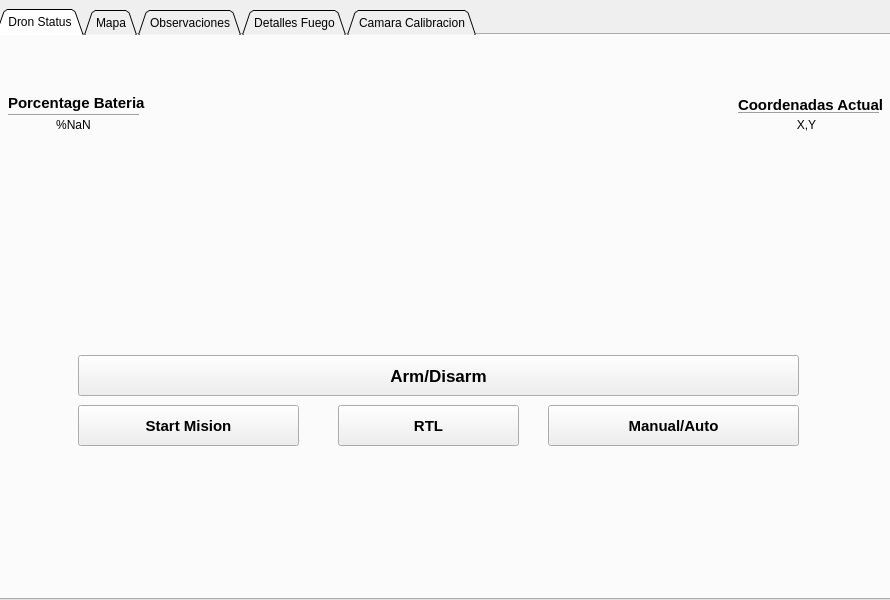
<?xml version="1.0" encoding="UTF-8"?>
<ui version="4.0">
 <class>MainWidget</class>
 <widget class="QWidget" name="MainWidget">
  <property name="geometry">
   <rect>
    <x>0</x>
    <y>0</y>
    <width>890</width>
    <height>600</height>
   </rect>
  </property>
  <property name="windowTitle">
   <string>Incendio Mision</string>
  </property>
  <property name="windowIcon">
   <iconset theme="applications-engineering">
    <normaloff>.</normaloff>.</iconset>
  </property>
  <widget class="QTabWidget" name="tabWidget">
   <property name="geometry">
    <rect>
     <x>-4</x>
     <y>9</y>
     <width>911</width>
     <height>591</height>
    </rect>
   </property>
   <property name="tabShape">
    <enum>QTabWidget::Triangular</enum>
   </property>
   <property name="currentIndex">
    <number>0</number>
   </property>
   <property name="elideMode">
    <enum>Qt::ElideMiddle</enum>
   </property>
   <widget class="QWidget" name="Dron">
    <attribute name="title">
     <string>Dron Status</string>
    </attribute>
    <widget class="QLabel" name="PORC_BAT">
     <property name="geometry">
      <rect>
       <x>10</x>
       <y>60</y>
       <width>141</width>
       <height>16</height>
      </rect>
     </property>
     <property name="font">
      <font>
       <pointsize>11</pointsize>
       <bold>true</bold>
      </font>
     </property>
     <property name="text">
      <string>Porcentage Bateria</string>
     </property>
    </widget>
    <widget class="QLabel" name="porc_bat">
     <property name="geometry">
      <rect>
       <x>0</x>
       <y>80</y>
       <width>151</width>
       <height>20</height>
      </rect>
     </property>
     <property name="text">
      <string>%NaN</string>
     </property>
     <property name="alignment">
      <set>Qt::AlignCenter</set>
     </property>
    </widget>
    <widget class="Line" name="BAT_LINEA">
     <property name="geometry">
      <rect>
       <x>10</x>
       <y>70</y>
       <width>131</width>
       <height>20</height>
      </rect>
     </property>
     <property name="orientation">
      <enum>Qt::Horizontal</enum>
     </property>
    </widget>
    <widget class="Line" name="COORD_LINEA">
     <property name="geometry">
      <rect>
       <x>740</x>
       <y>70</y>
       <width>141</width>
       <height>16</height>
      </rect>
     </property>
     <property name="orientation">
      <enum>Qt::Horizontal</enum>
     </property>
    </widget>
    <widget class="QLabel" name="coord_actual_lb">
     <property name="geometry">
      <rect>
       <x>738</x>
       <y>80</y>
       <width>141</width>
       <height>20</height>
      </rect>
     </property>
     <property name="text">
      <string>X,Y</string>
     </property>
     <property name="alignment">
      <set>Qt::AlignCenter</set>
     </property>
    </widget>
    <widget class="QLabel" name="COORD_ACTUAL_LB">
     <property name="geometry">
      <rect>
       <x>740</x>
       <y>60</y>
       <width>151</width>
       <height>20</height>
      </rect>
     </property>
     <property name="font">
      <font>
       <pointsize>11</pointsize>
       <bold>true</bold>
      </font>
     </property>
     <property name="text">
      <string>Coordenadas Actual</string>
     </property>
    </widget>
    <widget class="QPushButton" name="ArmDisarmButton_dron">
     <property name="geometry">
      <rect>
       <x>80</x>
       <y>320</y>
       <width>721</width>
       <height>41</height>
      </rect>
     </property>
     <property name="font">
      <font>
       <pointsize>13</pointsize>
       <bold>true</bold>
      </font>
     </property>
     <property name="text">
      <string>Arm/Disarm</string>
     </property>
    </widget>
    <widget class="QPushButton" name="StartMisionButton_dron">
     <property name="geometry">
      <rect>
       <x>80</x>
       <y>370</y>
       <width>221</width>
       <height>41</height>
      </rect>
     </property>
     <property name="font">
      <font>
       <pointsize>11</pointsize>
       <bold>true</bold>
      </font>
     </property>
     <property name="text">
      <string>Start Mision</string>
     </property>
    </widget>
    <widget class="QPushButton" name="RTLButton_dron">
     <property name="geometry">
      <rect>
       <x>340</x>
       <y>370</y>
       <width>181</width>
       <height>41</height>
      </rect>
     </property>
     <property name="font">
      <font>
       <pointsize>11</pointsize>
       <bold>true</bold>
      </font>
     </property>
     <property name="text">
      <string>RTL</string>
     </property>
    </widget>
    <widget class="QPushButton" name="ManualAutoButton_dron">
     <property name="geometry">
      <rect>
       <x>550</x>
       <y>370</y>
       <width>251</width>
       <height>41</height>
      </rect>
     </property>
     <property name="font">
      <font>
       <pointsize>11</pointsize>
       <bold>true</bold>
      </font>
     </property>
     <property name="text">
      <string>Manual/Auto</string>
     </property>
    </widget>
   </widget>
   <widget class="QWidget" name="tab">
    <attribute name="title">
     <string>Mapa</string>
    </attribute>
    <widget class="QPushButton" name="SiguienteCordenadaBotton_mapa">
     <property name="geometry">
      <rect>
       <x>690</x>
       <y>510</y>
       <width>191</width>
       <height>41</height>
      </rect>
     </property>
     <property name="font">
      <font>
       <pointsize>13</pointsize>
       <bold>true</bold>
      </font>
     </property>
     <property name="text">
      <string>Siguiente Cordenada</string>
     </property>
    </widget>
    <widget class="QPushButton" name="AnteriorCordenadaBotton_mapa">
     <property name="geometry">
      <rect>
       <x>400</x>
       <y>510</y>
       <width>201</width>
       <height>41</height>
      </rect>
     </property>
     <property name="font">
      <font>
       <pointsize>13</pointsize>
       <bold>true</bold>
      </font>
     </property>
     <property name="text">
      <string>Anterior Cordenada</string>
     </property>
     <property name="icon">
      <iconset theme="video-x-generic">
       <normaloff>.</normaloff>.</iconset>
     </property>
    </widget>
    <widget class="QWidget" name="gridLayoutWidget">
     <property name="geometry">
      <rect>
       <x>400</x>
       <y>10</y>
       <width>481</width>
       <height>481</height>
      </rect>
     </property>
     <layout class="QGridLayout" name="web_mapa"/>
    </widget>
    <widget class="Line" name="LINEA_DIVISORA">
     <property name="geometry">
      <rect>
       <x>380</x>
       <y>0</y>
       <width>20</width>
       <height>571</height>
      </rect>
     </property>
     <property name="orientation">
      <enum>Qt::Vertical</enum>
     </property>
    </widget>
    <widget class="QWidget" name="gridLayoutWidget_4">
     <property name="geometry">
      <rect>
       <x>10</x>
       <y>10</y>
       <width>371</width>
       <height>271</height>
      </rect>
     </property>
     <layout class="QGridLayout" name="mapa_2d"/>
    </widget>
    <widget class="QWidget" name="gridLayoutWidget_5">
     <property name="geometry">
      <rect>
       <x>10</x>
       <y>290</y>
       <width>371</width>
       <height>271</height>
      </rect>
     </property>
     <layout class="QGridLayout" name="mapa_3d"/>
    </widget>
   </widget>
   <widget class="QWidget" name="Editar">
    <attribute name="title">
     <string>Observaciones</string>
    </attribute>
    <widget class="QPlainTextEdit" name="textEdit">
     <property name="geometry">
      <rect>
       <x>260</x>
       <y>260</y>
       <width>351</width>
       <height>211</height>
      </rect>
     </property>
    </widget>
    <widget class="QTimeEdit" name="horaEdit">
     <property name="geometry">
      <rect>
       <x>320</x>
       <y>150</y>
       <width>81</width>
       <height>31</height>
      </rect>
     </property>
     <property name="alignment">
      <set>Qt::AlignCenter</set>
     </property>
    </widget>
    <widget class="QDateEdit" name="fechaEdit">
     <property name="geometry">
      <rect>
       <x>510</x>
       <y>150</y>
       <width>101</width>
       <height>31</height>
      </rect>
     </property>
     <property name="alignment">
      <set>Qt::AlignCenter</set>
     </property>
     <property name="maximumDateTime">
      <datetime>
       <hour>23</hour>
       <minute>59</minute>
       <second>59</second>
       <year>2026</year>
       <month>1</month>
       <day>5</day>
      </datetime>
     </property>
     <property name="minimumDateTime">
      <datetime>
       <hour>0</hour>
       <minute>0</minute>
       <second>0</second>
       <year>2000</year>
       <month>9</month>
       <day>14</day>
      </datetime>
     </property>
     <property name="displayFormat">
      <string>M-d-yyyy</string>
     </property>
    </widget>
    <widget class="QPushButton" name="GuardarCambios">
     <property name="geometry">
      <rect>
       <x>260</x>
       <y>520</y>
       <width>181</width>
       <height>41</height>
      </rect>
     </property>
     <property name="font">
      <font>
       <pointsize>13</pointsize>
       <bold>true</bold>
      </font>
     </property>
     <property name="text">
      <string>Guardar Cambios</string>
     </property>
     <property name="icon">
      <iconset theme="video-x-generic">
       <normaloff>.</normaloff>.</iconset>
     </property>
    </widget>
    <widget class="QPushButton" name="CancelarCambios">
     <property name="geometry">
      <rect>
       <x>440</x>
       <y>520</y>
       <width>171</width>
       <height>41</height>
      </rect>
     </property>
     <property name="font">
      <font>
       <pointsize>13</pointsize>
       <bold>true</bold>
      </font>
     </property>
     <property name="text">
      <string>Cancelar Cambios</string>
     </property>
    </widget>
    <widget class="QLabel" name="TITLEGUIDE">
     <property name="geometry">
      <rect>
       <x>260</x>
       <y>30</y>
       <width>351</width>
       <height>71</height>
      </rect>
     </property>
     <property name="font">
      <font>
       <family>Miriam CLM</family>
       <pointsize>15</pointsize>
       <bold>true</bold>
      </font>
     </property>
     <property name="text">
      <string>Observaciones Generadas</string>
     </property>
     <property name="alignment">
      <set>Qt::AlignCenter</set>
     </property>
    </widget>
    <widget class="QLabel" name="label_HORA_OBSERVACIONES">
     <property name="geometry">
      <rect>
       <x>260</x>
       <y>160</y>
       <width>51</width>
       <height>16</height>
      </rect>
     </property>
     <property name="font">
      <font>
       <pointsize>11</pointsize>
       <bold>true</bold>
      </font>
     </property>
     <property name="text">
      <string>Hora:</string>
     </property>
    </widget>
    <widget class="QLabel" name="label_ESTIMACION_OBSERVACIONES">
     <property name="geometry">
      <rect>
       <x>390</x>
       <y>230</y>
       <width>91</width>
       <height>16</height>
      </rect>
     </property>
     <property name="font">
      <font>
       <pointsize>11</pointsize>
       <bold>true</bold>
      </font>
     </property>
     <property name="text">
      <string>Estimacion</string>
     </property>
     <property name="alignment">
      <set>Qt::AlignCenter</set>
     </property>
    </widget>
    <widget class="QLabel" name="label_FECHA_OBSERVACIONES">
     <property name="geometry">
      <rect>
       <x>450</x>
       <y>160</y>
       <width>41</width>
       <height>16</height>
      </rect>
     </property>
     <property name="font">
      <font>
       <pointsize>11</pointsize>
       <bold>true</bold>
      </font>
     </property>
     <property name="text">
      <string>Fecha:</string>
     </property>
    </widget>
   </widget>
   <widget class="QWidget" name="tab_3">
    <attribute name="title">
     <string>Detalles Fuego</string>
    </attribute>
    <widget class="QPushButton" name="SiguienteCordenadaBotton_detalles">
     <property name="geometry">
      <rect>
       <x>660</x>
       <y>440</y>
       <width>191</width>
       <height>41</height>
      </rect>
     </property>
     <property name="font">
      <font>
       <pointsize>13</pointsize>
       <bold>true</bold>
      </font>
     </property>
     <property name="text">
      <string>Siguiente Cordenada</string>
     </property>
    </widget>
    <widget class="QPushButton" name="AnteriorCordenadaBotton_detalles">
     <property name="geometry">
      <rect>
       <x>460</x>
       <y>440</y>
       <width>191</width>
       <height>41</height>
      </rect>
     </property>
     <property name="font">
      <font>
       <pointsize>13</pointsize>
       <bold>true</bold>
      </font>
     </property>
     <property name="text">
      <string>Anterior Cordenada</string>
     </property>
     <property name="icon">
      <iconset theme="video-x-generic">
       <normaloff>.</normaloff>.</iconset>
     </property>
    </widget>
    <widget class="QWidget" name="gridLayoutWidget_3">
     <property name="geometry">
      <rect>
       <x>10</x>
       <y>10</y>
       <width>381</width>
       <height>241</height>
      </rect>
     </property>
     <layout class="QGridLayout" name="Foto_Camara">
      <property name="sizeConstraint">
       <enum>QLayout::SetFixedSize</enum>
      </property>
     </layout>
    </widget>
    <widget class="QLabel" name="label">
     <property name="geometry">
      <rect>
       <x>460</x>
       <y>60</y>
       <width>391</width>
       <height>71</height>
      </rect>
     </property>
     <property name="font">
      <font>
       <family>Miriam CLM</family>
       <pointsize>15</pointsize>
       <bold>true</bold>
      </font>
     </property>
     <property name="text">
      <string>Detalles Incendio</string>
     </property>
     <property name="alignment">
      <set>Qt::AlignCenter</set>
     </property>
    </widget>
    <widget class="QLabel" name="label_CATEGORIA">
     <property name="geometry">
      <rect>
       <x>460</x>
       <y>190</y>
       <width>101</width>
       <height>16</height>
      </rect>
     </property>
     <property name="font">
      <font>
       <pointsize>11</pointsize>
       <bold>true</bold>
      </font>
     </property>
     <property name="text">
      <string>Categoria:</string>
     </property>
    </widget>
    <widget class="QLabel" name="label_CORDENADAS_ORIGEN">
     <property name="geometry">
      <rect>
       <x>460</x>
       <y>220</y>
       <width>171</width>
       <height>16</height>
      </rect>
     </property>
     <property name="font">
      <font>
       <pointsize>11</pointsize>
       <bold>true</bold>
      </font>
     </property>
     <property name="text">
      <string>Coordenadas Origen:</string>
     </property>
    </widget>
    <widget class="QLabel" name="label_FECHA_HORA">
     <property name="geometry">
      <rect>
       <x>460</x>
       <y>160</y>
       <width>121</width>
       <height>16</height>
      </rect>
     </property>
     <property name="font">
      <font>
       <pointsize>11</pointsize>
       <bold>true</bold>
      </font>
     </property>
     <property name="text">
      <string>Fecha/Hora:</string>
     </property>
    </widget>
    <widget class="QLabel" name="label_ESTADO">
     <property name="geometry">
      <rect>
       <x>460</x>
       <y>340</y>
       <width>121</width>
       <height>16</height>
      </rect>
     </property>
     <property name="font">
      <font>
       <pointsize>11</pointsize>
       <bold>true</bold>
      </font>
     </property>
     <property name="text">
      <string>Estimacion</string>
     </property>
    </widget>
    <widget class="QLabel" name="label_AREA">
     <property name="geometry">
      <rect>
       <x>460</x>
       <y>250</y>
       <width>121</width>
       <height>16</height>
      </rect>
     </property>
     <property name="font">
      <font>
       <pointsize>11</pointsize>
       <bold>true</bold>
      </font>
     </property>
     <property name="text">
      <string>Area</string>
     </property>
    </widget>
    <widget class="QLabel" name="label_categoria">
     <property name="geometry">
      <rect>
       <x>650</x>
       <y>190</y>
       <width>201</width>
       <height>20</height>
      </rect>
     </property>
     <property name="text">
      <string>Cat 5</string>
     </property>
     <property name="alignment">
      <set>Qt::AlignCenter</set>
     </property>
    </widget>
    <widget class="QLabel" name="label_cordenadas_origen">
     <property name="geometry">
      <rect>
       <x>650</x>
       <y>220</y>
       <width>201</width>
       <height>20</height>
      </rect>
     </property>
     <property name="text">
      <string>18.539573, -69.911945</string>
     </property>
     <property name="alignment">
      <set>Qt::AlignCenter</set>
     </property>
    </widget>
    <widget class="QLabel" name="label_fecha_inicio">
     <property name="geometry">
      <rect>
       <x>650</x>
       <y>160</y>
       <width>201</width>
       <height>20</height>
      </rect>
     </property>
     <property name="text">
      <string>8/5/2022</string>
     </property>
     <property name="alignment">
      <set>Qt::AlignCenter</set>
     </property>
    </widget>
    <widget class="QLabel" name="label_area">
     <property name="geometry">
      <rect>
       <x>650</x>
       <y>250</y>
       <width>201</width>
       <height>20</height>
      </rect>
     </property>
     <property name="text">
      <string>5 M2</string>
     </property>
     <property name="alignment">
      <set>Qt::AlignCenter</set>
     </property>
    </widget>
    <widget class="QWidget" name="gridLayoutWidget_6">
     <property name="geometry">
      <rect>
       <x>10</x>
       <y>270</y>
       <width>381</width>
       <height>241</height>
      </rect>
     </property>
     <layout class="QGridLayout" name="ImagenProcesada">
      <property name="sizeConstraint">
       <enum>QLayout::SetFixedSize</enum>
      </property>
     </layout>
    </widget>
    <widget class="Line" name="LINEA_DIVISORA_2">
     <property name="geometry">
      <rect>
       <x>390</x>
       <y>0</y>
       <width>20</width>
       <height>531</height>
      </rect>
     </property>
     <property name="orientation">
      <enum>Qt::Vertical</enum>
     </property>
    </widget>
    <widget class="QPushButton" name="GenerarReporteBotton_detalles">
     <property name="geometry">
      <rect>
       <x>0</x>
       <y>520</y>
       <width>891</width>
       <height>41</height>
      </rect>
     </property>
     <property name="font">
      <font>
       <pointsize>13</pointsize>
       <bold>true</bold>
      </font>
     </property>
     <property name="text">
      <string>Generar Reporte Resumen</string>
     </property>
     <property name="icon">
      <iconset theme="video-x-generic">
       <normaloff>.</normaloff>.</iconset>
     </property>
    </widget>
    <widget class="QTextBrowser" name="textBrowser">
     <property name="geometry">
      <rect>
       <x>650</x>
       <y>310</y>
       <width>201</width>
       <height>101</height>
      </rect>
     </property>
    </widget>
   </widget>
   <widget class="QWidget" name="tab_2">
    <attribute name="title">
     <string>Camara Calibracion</string>
    </attribute>
    <widget class="QWidget" name="gridLayoutWidget_8">
     <property name="geometry">
      <rect>
       <x>0</x>
       <y>10</y>
       <width>441</width>
       <height>501</height>
      </rect>
     </property>
     <layout class="QGridLayout" name="Foto_calibracion_antes">
      <property name="sizeConstraint">
       <enum>QLayout::SetDefaultConstraint</enum>
      </property>
     </layout>
    </widget>
    <widget class="QPushButton" name="SiguienteCalibracion">
     <property name="geometry">
      <rect>
       <x>0</x>
       <y>520</y>
       <width>451</width>
       <height>41</height>
      </rect>
     </property>
     <property name="font">
      <font>
       <pointsize>13</pointsize>
       <bold>true</bold>
      </font>
     </property>
     <property name="text">
      <string>Siguiente</string>
     </property>
    </widget>
    <widget class="QWidget" name="gridLayoutWidget_9">
     <property name="geometry">
      <rect>
       <x>450</x>
       <y>10</y>
       <width>441</width>
       <height>501</height>
      </rect>
     </property>
     <layout class="QGridLayout" name="Foto_calibracion_despues"/>
    </widget>
    <widget class="QPushButton" name="CalcularCalibracion">
     <property name="geometry">
      <rect>
       <x>450</x>
       <y>520</y>
       <width>445</width>
       <height>41</height>
      </rect>
     </property>
     <property name="font">
      <font>
       <pointsize>13</pointsize>
       <bold>true</bold>
      </font>
     </property>
     <property name="text">
      <string>Calcular</string>
     </property>
     <property name="icon">
      <iconset theme="video-x-generic">
       <normaloff>.</normaloff>.</iconset>
     </property>
    </widget>
   </widget>
  </widget>
 </widget>
 <resources/>
 <connections/>
</ui>
